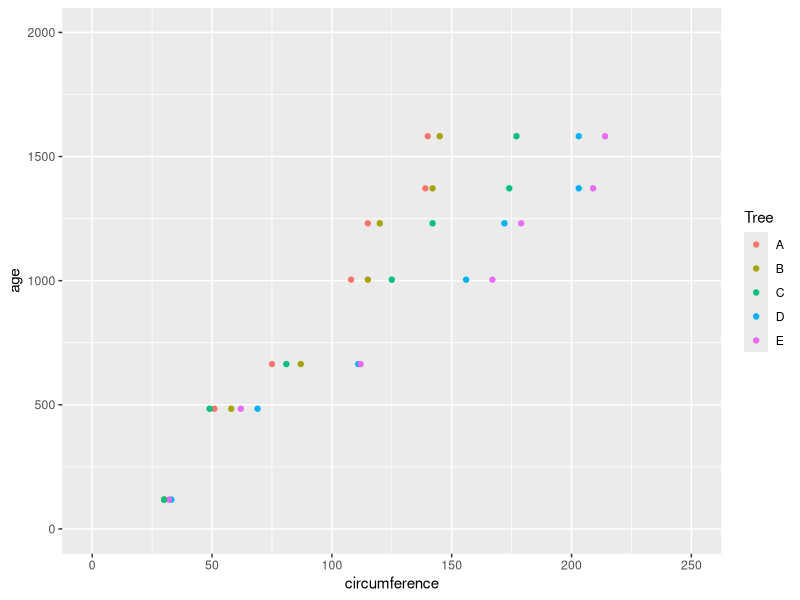
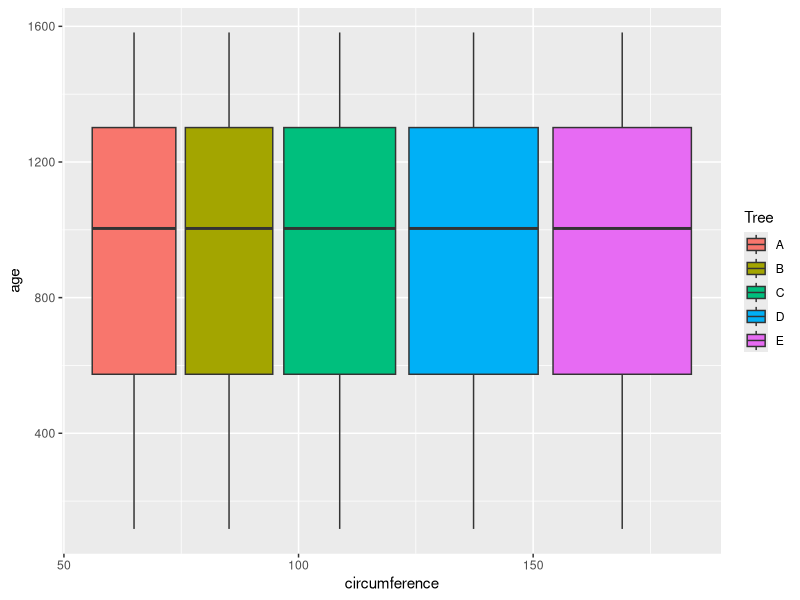

R code for these plots, in order:
## ---- chunk 1
knitr::opts_chunk$set(echo = FALSE)
## ---- chunk 2
str(Orange)
## ---- chunk 3
library(ggplot2)
df <- Orange
df$Tree <- ifelse(
            df$Tree == 3, "A" , 
            ifelse(df$Tree == 1, "B" ,
                   ifelse(df$Tree == 5, "C",
                          ifelse(df$Tree == 2, "D", "E"))))
df$Tree <- as.factor(df$Tree)
ggplot(data = df, aes(circumference, age, color = Tree)) +
  geom_point() +
  coord_cartesian(xlim = c(0, 250), ylim = c(0, 2000))
## ---- chunk 4
library(ggplot2)
df <- Orange
df$Tree <- ifelse(
            df$Tree == 3, "A" , 
            ifelse(df$Tree == 1, "B" ,
                   ifelse(df$Tree == 5, "C",
                          ifelse(df$Tree == 2, "D", "E"))))
df$Tree <- as.factor(df$Tree)
ggplot(data = df, aes(circumference, age, fill = Tree)) +
  geom_boxplot() 
